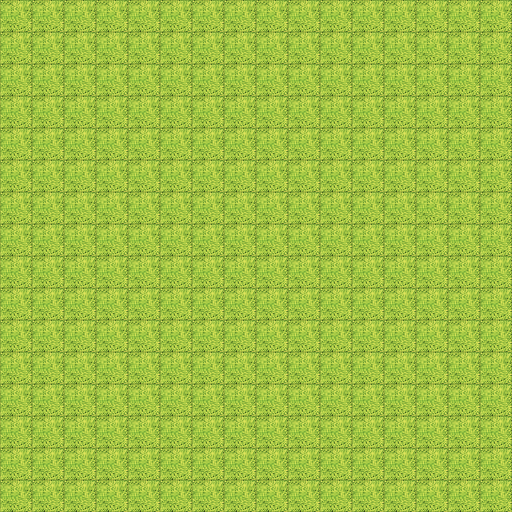

Tiled map render using the project's own tile images. Description and the map definition, with tile-layer contents summarised, below:
An orthogonal 16x16 tile map with 32x32 px tiles, 1 tile layer (terrain) and 53 objects (47x tree, 3x tank, 3x turret).

<map version="1.0" orientation="orthogonal" renderorder="right-down" width="16" height="16" tilewidth="32" tileheight="32" nextobjectid="147">
 <properties>
  <property name="algorithm" value="" />
  <property name="wind" value="left" />
 </properties>
 <tileset firstgid="1" name="Sprites" tilewidth="32" tileheight="32" tilecount="25" columns="5">
  <image source="../Prototypes/Sprites.png" width="160" height="160" />
 </tileset>
 <layer name="terrain" width="16" height="16">
  <data>[256 cells, 256 non-empty, 1 distinct tile ids]</data>
 </layer>
 <objectgroup name="tanks">
  <object id="52" name="tank" type="tank" gid="20" x="448" y="352" width="32" height="32" rotation="-90" />
  <object id="53" name="tank" type="tank" gid="20" x="96" y="256" width="32" height="32" rotation="-270" />
  <object id="138" name="tank" type="tank" gid="20" x="96" y="64" width="32" height="32" rotation="-270" />
 </objectgroup>
 <objectgroup name="turrets">
  <object id="54" name="turret" type="turret" gid="21" x="448" y="352" width="32" height="32" rotation="-90" />
  <object id="55" name="turret" type="turret" gid="21" x="96" y="256" width="32" height="32" rotation="90" />
  <object id="139" name="turret" type="turret" gid="21" x="96" y="64" width="32" height="32" rotation="-270" />
 </objectgroup>
 <objectgroup name="trees">
  <object id="77" name="tree" type="tree" gid="6" x="320" y="416" width="32" height="32">
   <properties>
    <property name="burns" type="bool" value="false" />
   </properties>
  </object>
  <object id="78" name="tree" type="tree" gid="6" x="320" y="384" width="32" height="32">
   <properties>
    <property name="burns" type="bool" value="true" />
   </properties>
  </object>
  <object id="79" name="tree" type="tree" gid="6" x="384" y="416" width="32" height="32">
   <properties>
    <property name="burns" type="bool" value="false" />
   </properties>
  </object>
  <object id="80" name="tree" type="tree" gid="6" x="256" y="384" width="32" height="32">
   <properties>
    <property name="burns" type="bool" value="false" />
   </properties>
  </object>
  <object id="81" name="tree" type="tree" gid="6" x="160" y="384" width="32" height="32">
   <properties>
    <property name="burns" type="bool" value="true" />
   </properties>
  </object>
  <object id="82" name="tree" type="tree" gid="6" x="320" y="448" width="32" height="32">
   <properties>
    <property name="burns" type="bool" value="false" />
   </properties>
  </object>
  <object id="83" name="tree" type="tree" gid="6" x="64" y="384" width="32" height="32">
   <properties>
    <property name="burns" type="bool" value="false" />
   </properties>
  </object>
  <object id="84" name="tree" type="tree" gid="6" x="288" y="384" width="32" height="32">
   <properties>
    <property name="burns" type="bool" value="false" />
   </properties>
  </object>
  <object id="85" name="tree" type="tree" gid="6" x="288" y="416" width="32" height="32">
   <properties>
    <property name="burns" type="bool" value="false" />
   </properties>
  </object>
  <object id="86" name="tree" type="tree" gid="6" x="352" y="384" width="32" height="32">
   <properties>
    <property name="burns" type="bool" value="false" />
   </properties>
  </object>
  <object id="87" name="tree" type="tree" gid="6" x="192" y="384" width="32" height="32">
   <properties>
    <property name="burns" type="bool" value="false" />
   </properties>
  </object>
  <object id="88" name="tree" type="tree" gid="6" x="256" y="416" width="32" height="32">
   <properties>
    <property name="burns" type="bool" value="false" />
   </properties>
  </object>
  <object id="89" name="tree" type="tree" gid="6" x="224" y="416" width="32" height="32">
   <properties>
    <property name="burns" type="bool" value="false" />
   </properties>
  </object>
  <object id="90" name="tree" type="tree" gid="6" x="288" y="448" width="32" height="32">
   <properties>
    <property name="burns" type="bool" value="false" />
   </properties>
  </object>
  <object id="91" name="tree" type="tree" gid="6" x="352" y="416" width="32" height="32">
   <properties>
    <property name="burns" type="bool" value="false" />
   </properties>
  </object>
  <object id="92" name="tree" type="tree" gid="6" x="224" y="384" width="32" height="32">
   <properties>
    <property name="burns" type="bool" value="false" />
   </properties>
  </object>
  <object id="93" name="tree" type="tree" gid="6" x="96" y="384" width="32" height="32">
   <properties>
    <property name="burns" type="bool" value="false" />
   </properties>
  </object>
  <object id="94" name="tree" type="tree" gid="6" x="128" y="384" width="32" height="32">
   <properties>
    <property name="burns" type="bool" value="false" />
   </properties>
  </object>
  <object id="95" name="tree" type="tree" gid="6" x="352" y="448" width="32" height="32">
   <properties>
    <property name="burns" type="bool" value="false" />
   </properties>
  </object>
  <object id="117" name="tree" type="tree" gid="6" x="256" y="160" width="32" height="32">
   <properties>
    <property name="burns" type="bool" value="false" />
   </properties>
  </object>
  <object id="118" name="tree" type="tree" gid="6" x="288" y="224" width="32" height="32">
   <properties>
    <property name="burns" type="bool" value="true" />
   </properties>
  </object>
  <object id="119" name="tree" type="tree" gid="6" x="160" y="416" width="32" height="32">
   <properties>
    <property name="burns" type="bool" value="false" />
   </properties>
  </object>
  <object id="120" name="tree" type="tree" gid="6" x="256" y="288" width="32" height="32">
   <properties>
    <property name="burns" type="bool" value="false" />
   </properties>
  </object>
  <object id="121" name="tree" type="tree" gid="6" x="288" y="192" width="32" height="32">
   <properties>
    <property name="burns" type="bool" value="false" />
   </properties>
  </object>
  <object id="122" name="tree" type="tree" gid="6" x="256" y="224" width="32" height="32">
   <properties>
    <property name="burns" type="bool" value="false" />
   </properties>
  </object>
  <object id="123" name="tree" type="tree" gid="6" x="320" y="192" width="32" height="32">
   <properties>
    <property name="burns" type="bool" value="false" />
   </properties>
  </object>
  <object id="124" name="tree" type="tree" gid="6" x="192" y="192" width="32" height="32">
   <properties>
    <property name="burns" type="bool" value="false" />
   </properties>
  </object>
  <object id="125" name="tree" type="tree" gid="6" x="320" y="288" width="32" height="32">
   <properties>
    <property name="burns" type="bool" value="false" />
   </properties>
  </object>
  <object id="126" name="tree" type="tree" gid="6" x="160" y="224" width="32" height="32">
   <properties>
    <property name="burns" type="bool" value="false" />
   </properties>
  </object>
  <object id="127" name="tree" type="tree" gid="6" x="256" y="192" width="32" height="32">
   <properties>
    <property name="burns" type="bool" value="true" />
   </properties>
  </object>
  <object id="128" name="tree" type="tree" gid="6" x="224" y="224" width="32" height="32">
   <properties>
    <property name="burns" type="bool" value="false" />
   </properties>
  </object>
  <object id="129" name="tree" type="tree" gid="6" x="320" y="224" width="32" height="32">
   <properties>
    <property name="burns" type="bool" value="false" />
   </properties>
  </object>
  <object id="130" name="tree" type="tree" gid="6" x="128" y="416" width="32" height="32">
   <properties>
    <property name="burns" type="bool" value="false" />
   </properties>
  </object>
  <object id="131" name="tree" type="tree" gid="6" x="128" y="224" width="32" height="32">
   <properties>
    <property name="burns" type="bool" value="false" />
   </properties>
  </object>
  </objectgroup>
</map>
<!-- 13 of 53 objects omitted -->
